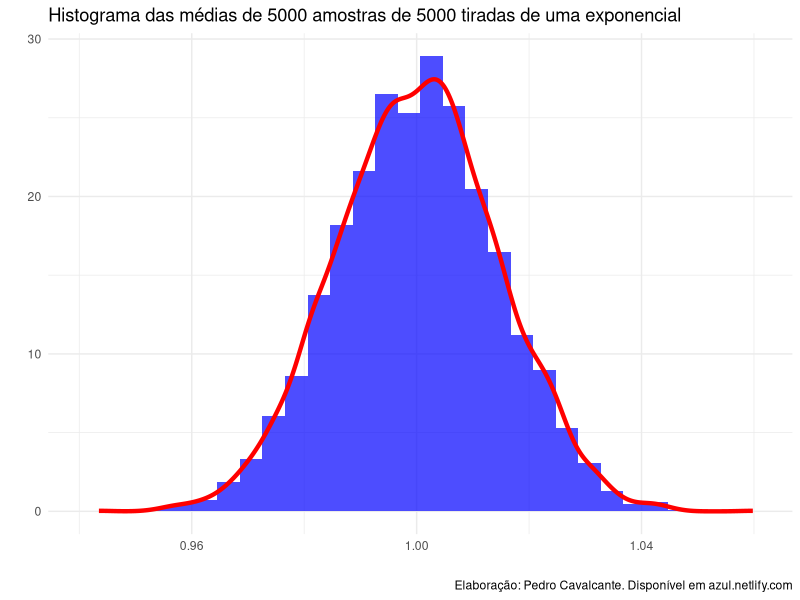
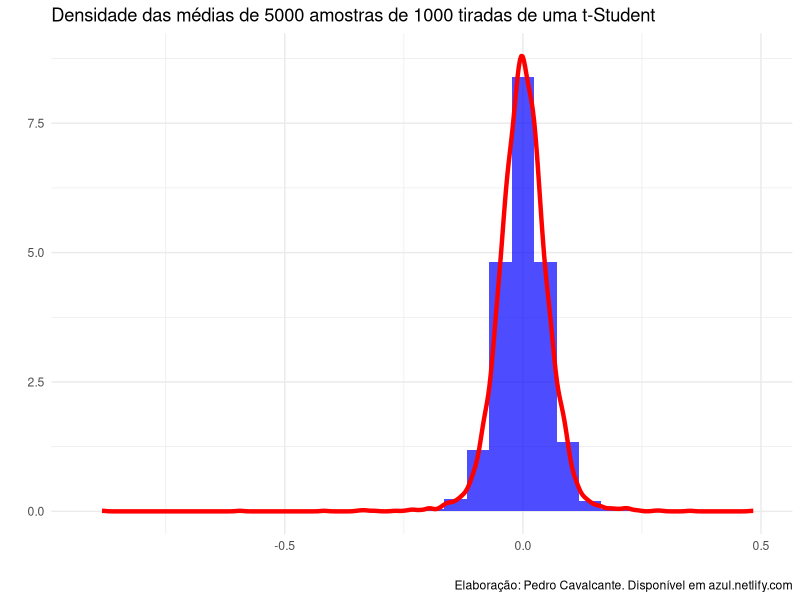
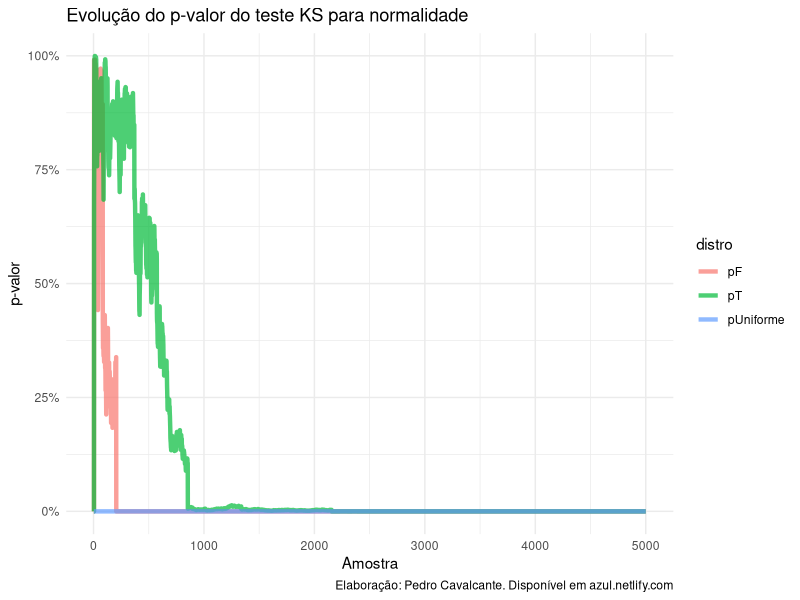
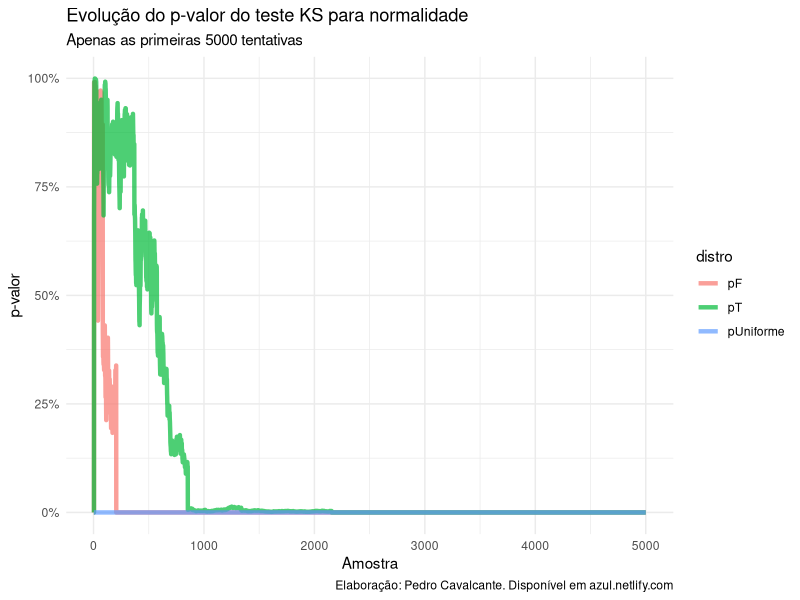

The R script that drew these images, in order:
## ---- chunk 1
knitr::opts_chunk$set(echo = TRUE, message = FALSE, warning = FALSE, dpi = 180)
## ---- chunk 2

library(tibble)
library(dplyr)

n <- 5000 # número de médias a serem calculadas
m <- 5000 # tamanho de cada amostra cuja média será calculada

simulacao <- tibble(indice = 1:n,
                    exponencial = double(length = n),
                    uniforme = double(length = n),
                    tStudent = double(length = n),
                    fFisher = double(length = n))
## ---- chunk 3

set.seed(1234)

for(i in 1:n) {
  
  simulacao$exponencial[i] <- rexp(n = m) %>% mean()
  simulacao$uniforme[i] <- runif(n = m) %>% mean()
  simulacao$tStudent[i] <- rt(n = m, df = 2) %>% mean() # média de uma t com 2 graus de liberdade
  simulacao$fFisher[i] <- rf(n = m, df1 = 2, df2 = 4) %>% mean() # média de uma F(2, 4)
  
  
}
## ---- chunk 4

library(ggplot2)

simulacao %>% 
  ggplot(aes(x = exponencial)) +
  geom_histogram(aes(y = ..density..), fill = "blue", alpha = .7) +
  geom_density(size = 1.5, alpha = .9, color = "red") +
  theme_minimal() +
  labs(title = "Histograma das médias de 5000 amostras de 5000 tiradas de uma exponencial",
       x = "",
       y = "",
       caption = "Elaboração: Pedro Cavalcante. Disponível em azul.netlify.com")


## ---- chunk 5

simulacao %>% 
  ggplot(aes(x = tStudent)) +
  geom_histogram(aes(y = ..density..), fill = "blue", alpha = .7) +
  geom_density(size = 1.5, alpha = .7, color = "red") +
  theme_minimal() +
  labs(title = "Densidade das médias de 5000 amostras de 1000 tiradas de uma t-Student",
       x = "",
       y = "",
       caption = "Elaboração: Pedro Cavalcante. Disponível em azul.netlify.com")


## ---- chunk 6


testes <- tibble(indice = 3:n,
                 pUniforme = double(length = n-2),
                 pT = double(length = n-2),
                 pF = double(length = n-2)
                 )


for(i in 3:nrow(testes)) {
  
  janela <- simulacao %>% 
    filter(indice <= i) %>% # selecionamos apenas os índices até o atual
    transmute(uniforme = (uniforme - mean(uniforme)/sd(uniforme)),
              tStudent = (tStudent - mean(tStudent))/sd(tStudent),
              fFisher = (fFisher - mean(fFisher))/sd(fFisher))
  

  testes$pUniforme[i] <- ks.test(x = janela$uniforme, "pnorm")$p.value
  testes$pT[i] <- ks.test(x = janela$tStudent, "pnorm")$p.value
  testes$pF[i] <- ks.test(x = janela$fFisher, "pnorm")$p.value
  
  
}

## ---- chunk 7

library(tidyr)

testes %>%
  pivot_longer(pUniforme:pF, 
               names_to = "distro",
               values_to = "p") %>%
  ggplot(aes(x = indice, color = distro, y = p)) +
  geom_line(size = 1.5, alpha = .7) +
  labs(title = "Evolução do p-valor do teste KS para normalidade",
       x = "Amostra",
       y = "p-valor",
       caption = "Elaboração: Pedro Cavalcante. Disponível em azul.netlify.com") +
  theme_minimal() +
  scale_y_continuous(label = scales::percent)



testes %>%
  pivot_longer(pUniforme:pF, 
               names_to = "distro",
               values_to = "p") %>%
  filter(indice < 5001) %>%
  ggplot(aes(x = indice, color = distro, y = p)) +
  geom_line(size = 1.5, alpha = .7) +
  labs(title = "Evolução do p-valor do teste KS para normalidade",
       subtitle = "Apenas as primeiras 5000 tentativas",
       x = "Amostra",
       y = "p-valor",
       caption = "Elaboração: Pedro Cavalcante. Disponível em azul.netlify.com") +
  theme_minimal() +
  scale_y_continuous(label = scales::percent)

